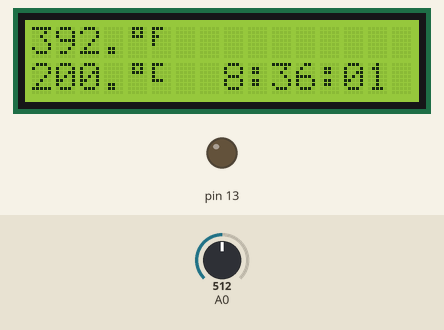
A sketch run on a simulated Arduino Uno, built with avr-gcc and run on an emulated ATmega328P. Shown: 16×2 character LCD, output pins drawn as LEDs (lit = HIGH). The test bench sets the inputs (shaded band); at power-on: A0 = 512.

Above: at 1.2 s.
1.3 s: A0 set to 716
At 2.8 s:
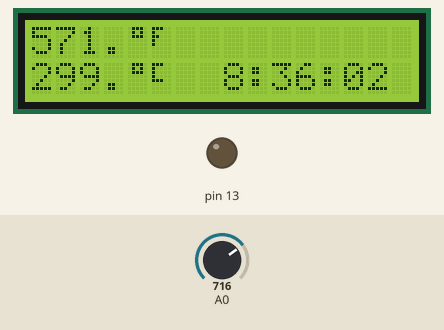
4.5 s: A0 set to 900
At 5.9 s:
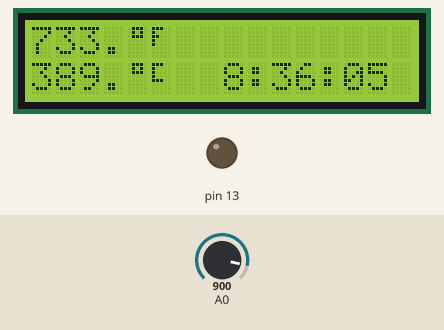
7.6 s: A0 set to 1023
At 8.9 s:
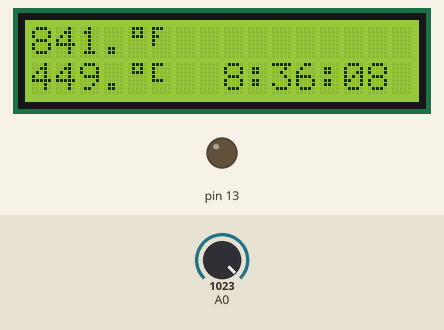
Timing chart, 0 to 10.6 s (numbered marks = the images above; inputs shaded):
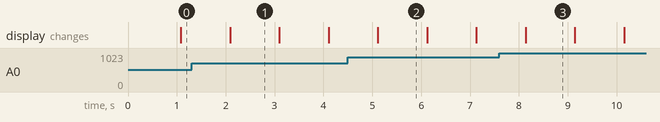

Measured:
- what the display in image 1 shows lasts 1.0 s, from 2.1 s to 3.1 s

The sketch:

TemperatureMonitor_v1_0.ino
```cpp
//TemperatureMonitor v1.0
  //Created by Matthew Mason,
  //November 2013

/*
Pin Setup:
Analog Pin  | Connected to
     0           Temperature Sensor
     1           not used
     2           not used
     3           not used
     4           not used
     5           not used
Digital Pin | Connected to
     0           not used
     1           not used
     2           LCD D7
     3           LCD D6
     4           LCD D5
     5           LCD D4
     6           not used
     7           not used
     8           not used
     9           not used
    10           not used
    11           LCD ENABLE
    12           LCD RS
    13           not used
*/
const int waitMs = 1000;
//clock mechanism
unsigned long previousMillissecs = 0;
unsigned long hrs = 8;
unsigned long hrs2 = hrs;
unsigned long mins = 36;
unsigned long secs = 0;
unsigned long secs1 = 0;
//lcd
#include <LiquidCrystal.h>
LiquidCrystal lcd(12, 11, 5, 4, 3, 2);
//custom chars
byte degree[8] = {
  B01110,
  B01010,
  B01110,
  B00000,
  B00000,
  B00000,
  B00000,
};
byte f[8] = {
  B11100,
  B10000,
  B11000,
  B10000,
  B10000,
  B00000,
  B00000,
};
byte c[8] = {
  B11100,
  B10000,
  B10000,
  B10000,
  B11100,
  B00000,
  B00000,
};
void setup()
  {
  Serial.begin(9600);
  lcd.createChar(0, degree);
  lcd.createChar(1, f);
  lcd.createChar(2, c);
  lcd.begin(16, 2);
  lcd.noBlink();
  pinMode(13, OUTPUT);
  digitalWrite(13, LOW);
  }
void loop()
  {
//sensor
  int sensorVal = analogRead(A0);
  float voltage = (sensorVal/1024.0) * 5.0;
  float cTemp = (voltage - .5) * 100;
  float fTemp = (cTemp * 9) / 5 + 32;
//clock mechanism
  unsigned long currentMillis = millis();
  secs1 = (currentMillis-previousMillissecs);
  secs = (secs1/1000);
  if(secs > 59)
    {
    previousMillissecs = currentMillis;
    secs = 0;
    mins = mins+1;
    }
  if(mins > 59)
    {
    mins = 0;
    hrs = (hrs2+1);
    }
  hrs2 = hrs;
  if(hrs > 12)
    {
    hrs = 1;
    }
//lcd
  lcd.clear();
  lcd.setCursor(0,0);
  lcd.print(fTemp);
  lcd.setCursor(4,0);
  lcd.write(byte(0));
  lcd.setCursor(5,0);
  lcd.write(byte(1));
  lcd.setCursor(0,1);
  lcd.print(cTemp);
  lcd.setCursor(4,1);
  lcd.write(byte(0));
  lcd.setCursor(5,1);
  lcd.write(byte(2));
  lcd.setCursor(8,1);
  lcd.print(hrs);
  if(hrs>9)
    {
    lcd.setCursor(10,1);
    }
  else
    {
    lcd.setCursor(9,1);
    }
  lcd.print(":");
  if(hrs>9)
    {
    lcd.setCursor(11,1);
    if(mins<10)
      {
      lcd.print("0");
      lcd.setCursor(12,1);
      }
    }
  else
    {
    lcd.setCursor(10,1);
    if(mins<10)
      {
      lcd.print("0");
      lcd.setCursor(11,1);
      }
    }
  lcd.print(mins);
  if(hrs>9)
    {
    lcd.setCursor(13,1);
    }
  else
    {
    lcd.setCursor(12,1);
    }
  lcd.print(":");
  if(hrs>9)
    {
    lcd.setCursor(14,1);
    if(secs<10)
      {
      lcd.print("0");
      lcd.setCursor(15,1);
      }
    }
  else
    {
    lcd.setCursor(13,1);
    if(secs<10)
      {
      lcd.print("0");
      lcd.setCursor(14,1);
      }
    }
  lcd.print(secs);
  delay(waitMs);
  }
```
